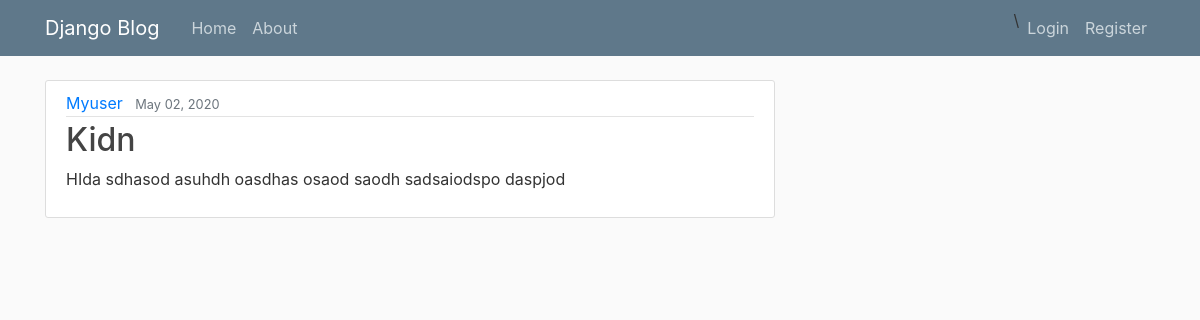
Screenshot of /blog/post/34/ with the database file from the repository.
### Blog/models.py (models this page shows, shortened)
class Post(models.Model):
	title=models.CharField(max_length=100)
	content=models.TextField()
	date_posted = models.DateTimeField(default=timezone.now)
	author=models.ForeignKey(User,on_delete=models.CASCADE)

### Blog/views.py (the view)
# urls.py: path('post/<int:pk>/',PostDetailView.as_view(),name='post-detail'),
class PostDetailView(DetailView):
	model=Post

### Blog/templates/Blog/post_detail.html (shortened to what this page needs)
{%extends 'Blog/base.html'%}
{%block content%}
<article class="media content-section">
  <div class="media-body">
    <div class="article-metadata">
      <a class="mr-2" href="{%url 'user-posts' object.author.username%}">{{ object.author }}</a>
      <small class="text-muted">{{ object.date_posted | date:"F d, Y"}}</small>
    </div>
    <h2><a class="article-title" href="#">{{ object.title }}</a></h2>
    <p class="article-content">{{ object.content }}</p>
  </div>
</article>
{%endblock content%}

### Blog/static/blog/main.css (style rules this page uses)
body { background: #fafafa; color: #333333; margin-top: 5rem; }
h1, h2, h3, h4, h5, h6 { color: #444444; }
.content-section { background: #ffffff; padding: 10px 20px; border: 1px solid #dddddd; border-radius: 3px; margin-bottom: 20px; }
.article-title { color: #444444; }
.article-content { white-space: pre-line; }
.article-metadata { padding-bottom: 1px; margin-bottom: 4px; border-bottom: 1px solid #e3e3e3 }

### rows the page displays
Post: author "Myuser", date_posted "May 02, 2020", title "Kidn", content "HIda sdhasod asuhdh oasdhas osaod saodh sadsaiodspo daspjod"
